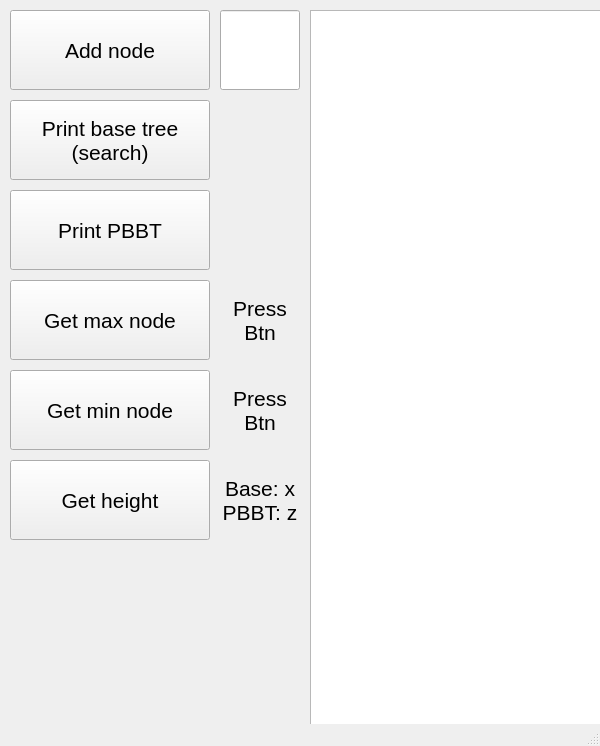
<?xml version="1.0" encoding="UTF-8"?>
<ui version="4.0">
 <class>BinaryTreeGenerator</class>
 <widget class="QMainWindow" name="BinaryTreeGenerator">
  <property name="geometry">
   <rect>
    <x>0</x>
    <y>0</y>
    <width>600</width>
    <height>746</height>
   </rect>
  </property>
  <property name="windowTitle">
   <string>BinaryTreeGenerator</string>
  </property>
  <widget class="QWidget" name="centralwidget">
   <widget class="QPushButton" name="addNodeBtn">
    <property name="geometry">
     <rect>
      <x>10</x>
      <y>10</y>
      <width>200</width>
      <height>80</height>
     </rect>
    </property>
    <property name="font">
     <font>
      <pointsize>16</pointsize>
     </font>
    </property>
    <property name="text">
     <string>Add node</string>
    </property>
   </widget>
   <widget class="QLineEdit" name="addNodeLine">
    <property name="geometry">
     <rect>
      <x>220</x>
      <y>10</y>
      <width>80</width>
      <height>80</height>
     </rect>
    </property>
    <property name="font">
     <font>
      <pointsize>16</pointsize>
      <kerning>true</kerning>
     </font>
    </property>
    <property name="alignment">
     <set>Qt::AlignCenter</set>
    </property>
   </widget>
   <widget class="QGraphicsView" name="graphicsView">
    <property name="geometry">
     <rect>
      <x>310</x>
      <y>10</y>
      <width>1590</width>
      <height>980</height>
     </rect>
    </property>
    <property name="font">
     <font>
      <pointsize>10</pointsize>
     </font>
    </property>
   </widget>
   <widget class="QPushButton" name="printTreeBtn">
    <property name="geometry">
     <rect>
      <x>10</x>
      <y>100</y>
      <width>200</width>
      <height>80</height>
     </rect>
    </property>
    <property name="font">
     <font>
      <pointsize>16</pointsize>
     </font>
    </property>
    <property name="text">
     <string>Print base tree
(search)</string>
    </property>
   </widget>
   <widget class="QPushButton" name="printPBBTBtn">
    <property name="geometry">
     <rect>
      <x>10</x>
      <y>190</y>
      <width>200</width>
      <height>80</height>
     </rect>
    </property>
    <property name="font">
     <font>
      <pointsize>16</pointsize>
     </font>
    </property>
    <property name="text">
     <string>Print PBBT</string>
    </property>
   </widget>
   <widget class="QPushButton" name="printHeightsBtn">
    <property name="geometry">
     <rect>
      <x>10</x>
      <y>460</y>
      <width>200</width>
      <height>80</height>
     </rect>
    </property>
    <property name="font">
     <font>
      <pointsize>16</pointsize>
     </font>
    </property>
    <property name="text">
     <string>Get height</string>
    </property>
   </widget>
   <widget class="QPushButton" name="printMaxBtn">
    <property name="geometry">
     <rect>
      <x>10</x>
      <y>280</y>
      <width>200</width>
      <height>80</height>
     </rect>
    </property>
    <property name="font">
     <font>
      <pointsize>16</pointsize>
     </font>
    </property>
    <property name="text">
     <string>Get max node</string>
    </property>
   </widget>
   <widget class="QPushButton" name="printMinBtn">
    <property name="geometry">
     <rect>
      <x>10</x>
      <y>370</y>
      <width>200</width>
      <height>80</height>
     </rect>
    </property>
    <property name="font">
     <font>
      <pointsize>16</pointsize>
     </font>
    </property>
    <property name="text">
     <string>Get min node</string>
    </property>
   </widget>
   <widget class="QLabel" name="minValueLabel">
    <property name="geometry">
     <rect>
      <x>220</x>
      <y>370</y>
      <width>80</width>
      <height>80</height>
     </rect>
    </property>
    <property name="font">
     <font>
      <pointsize>16</pointsize>
      <weight>50</weight>
      <italic>false</italic>
      <bold>false</bold>
      <underline>false</underline>
      <strikeout>false</strikeout>
      <stylestrategy>PreferDefault</stylestrategy>
      <kerning>true</kerning>
     </font>
    </property>
    <property name="text">
     <string>Press
Btn</string>
    </property>
    <property name="alignment">
     <set>Qt::AlignCenter</set>
    </property>
   </widget>
   <widget class="QLabel" name="maxValueLabel">
    <property name="geometry">
     <rect>
      <x>220</x>
      <y>280</y>
      <width>80</width>
      <height>80</height>
     </rect>
    </property>
    <property name="font">
     <font>
      <pointsize>16</pointsize>
      <weight>50</weight>
      <italic>false</italic>
      <bold>false</bold>
      <underline>false</underline>
      <strikeout>false</strikeout>
      <stylestrategy>PreferDefault</stylestrategy>
      <kerning>true</kerning>
     </font>
    </property>
    <property name="text">
     <string>Press
Btn</string>
    </property>
    <property name="alignment">
     <set>Qt::AlignCenter</set>
    </property>
   </widget>
   <widget class="QLabel" name="heightsValueLabel">
    <property name="geometry">
     <rect>
      <x>220</x>
      <y>460</y>
      <width>80</width>
      <height>80</height>
     </rect>
    </property>
    <property name="font">
     <font>
      <pointsize>16</pointsize>
      <weight>50</weight>
      <italic>false</italic>
      <bold>false</bold>
      <underline>false</underline>
      <strikeout>false</strikeout>
      <stylestrategy>PreferDefault</stylestrategy>
      <kerning>true</kerning>
     </font>
    </property>
    <property name="text">
     <string>Base: x
PBBT: z</string>
    </property>
    <property name="alignment">
     <set>Qt::AlignCenter</set>
    </property>
   </widget>
  </widget>
  <widget class="QMenuBar" name="menubar">
   <property name="geometry">
    <rect>
     <x>0</x>
     <y>0</y>
     <width>600</width>
     <height>22</height>
    </rect>
   </property>
  </widget>
  <widget class="QStatusBar" name="statusbar"/>
 </widget>
 <resources/>
 <connections/>
</ui>
